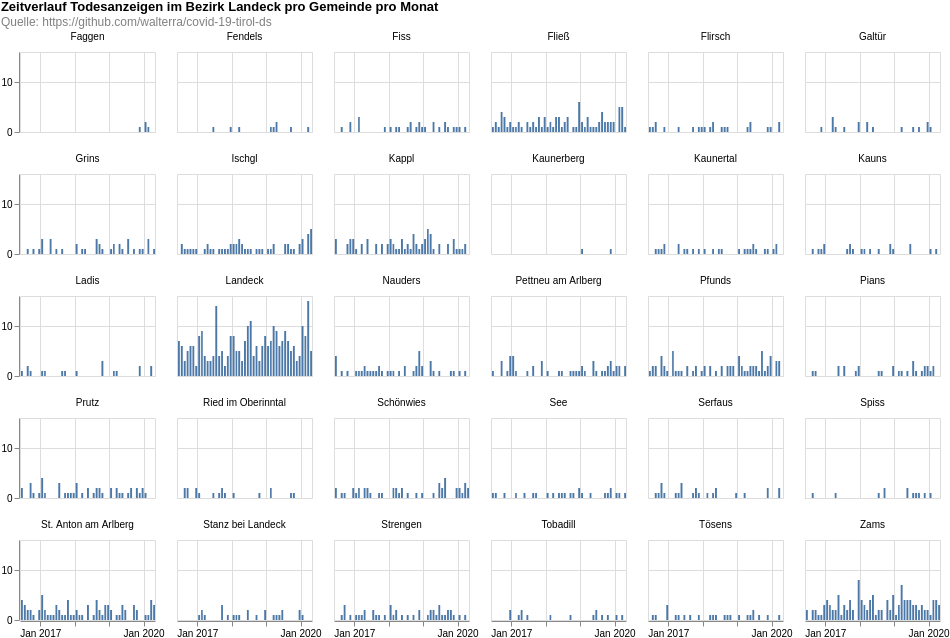

Here is the Vega-Lite specification saved for this chart:
### Vega-Lite specification from a JSON file in a GitHub repository (floating-point values rounded to 4 significant figures; data arrays with more than 128 entries replaced by an {"elided": "..."} marker saying what was removed)
{"$schema": "https://vega.github.io/schema/vega-lite/v4.8.1.json", "columns": 6, "config": {"view": {"continuousHeight": 300, "continuousWidth": 400}}, "data": {"name": "data-f4cc353e51a3b773ffce4b4a40fd1c09"}, "datasets": {"data-f4cc353e51a3b773ffce4b4a40fd1c09": {"elided": "1318 records"}}, "facet": {"field": "municipaly", "title": null, "type": "nominal"}, "padding": 0, "spec": {"layer": [{"encoding": {"tooltip": [{"field": "date", "timeUnit": "yearmonth", "type": "temporal"}, {"aggregate": "sum", "field": "count", "type": "quantitative"}], "x": {"field": "date", "timeUnit": "yearmonth", "title": null, "type": "temporal"}, "y": {"aggregate": "sum", "field": "count", "title": null, "type": "quantitative"}}, "height": 80, "mark": "bar", "width": 135}]}, "title": {"color": "black", "subtitle": ["Quelle: https://github.com/walterra/covid-19-tirol-ds"], "subtitleColor": "gray", "text": ["Zeitverlauf Todesanzeigen im Bezirk Landeck pro Gemeinde pro Monat"]}}
